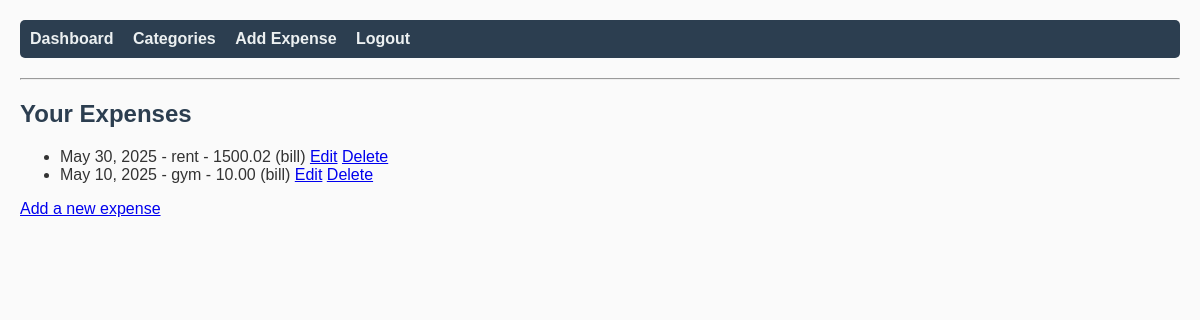
The app's page /expenses/ (signed in), older data.
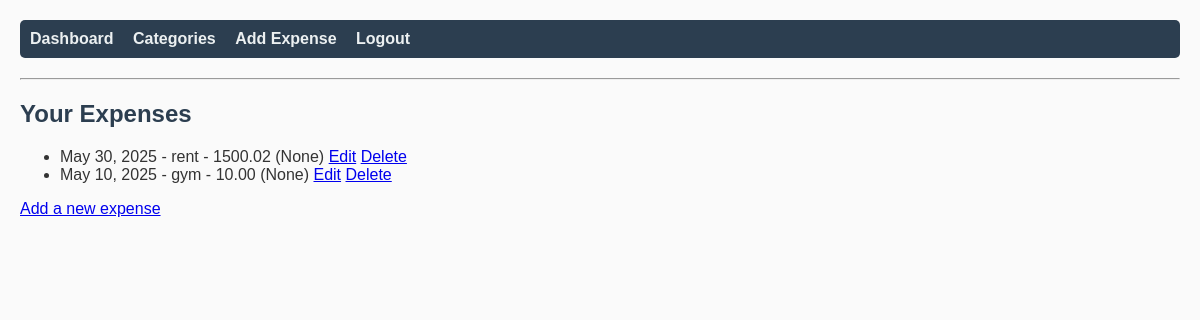
The same page, newer data.
### expenses/models.py (models this page shows, shortened)
class Expense(models.Model):
    description = models.CharField(max_length=100)
    date = models.DateField()
    amount = models.DecimalField(max_digits=10, decimal_places=2)
    user = models.ForeignKey(User, on_delete=models.CASCADE)
    category = models.ForeignKey('category', on_delete=models.SET_NULL, null=True, blank=True)

class Category(models.Model):
    user = models.ForeignKey(User, on_delete=models.CASCADE)
    category = models.CharField(max_length=20)
    def __str__(self):
        return f"{self.category}"

### expenses/views.py (the view)
# urls.py: path('', ExpenseListView.as_view(), name='expense-list'),
class ExpenseListView(LoginRequiredMixin, ListView):
    model = Expense
    template_name = 'expenses/expense_list.html'
    context_object_name = 'expenses'
    def get_queryset(self):
        return Expense.objects.filter(user=self.request.user).order_by('-date')

### expenses/templates/expenses/expense_list.html
{% extends 'base.html' %}
{% block content %}
    <h2>Your Expenses</h2>
    <ul>
        {% for expense in expenses %}
            <li>
                {{expense.date}} - {{expense.description}} - {{expense.amount}}  ({{expense.category}})
                <a href="{% url 'expense-update' expense.pk %}">Edit</a>
                <a href="{% url 'expense-delete' expense.pk %}">Delete</a>
            </li>
        {% empty %}
            <li>No expenses recorded</li>
        {% endfor %}
    </ul>
    <a href="{% url 'expense-create' %}">Add a new expense</a>
{% endblock %}

### expenses/templates/base.html (shortened to what this page needs)
<!DOCTYPE html>
<html lang="en">
<head>
    {% load static %}
    <link rel="stylesheet" href="{% static 'expenses/style.css' %}">
</head>
<body>
    <header>
        <nav>
            {% if user.is_authenticated %}
                <a href="{% url 'expense-list' %}">Dashboard</a>
                <a href="{% url 'category-list' %}">Categories</a>
                <a href="{% url 'expense-create' %}">Add Expense</a>
                <a href="{% url 'logout' %}">Logout</a>
            {% else %}
                <a href="{% url 'login' %}">Login</a>
                <a href="{% url 'register' %}">Register</a>
            {% endif %}
        </nav>
    </header>
    <hr>
    {% block content %}
    {% endblock %}
</body>
</html>

### expenses/static/expenses/style.css (style rules this page uses)
body { font-family: Arial, sans-serif; margin: 20px; background-color: #fafafa; color: #333; }
nav { background-color: #2c3e50; padding: 10px; margin-bottom: 20px; border-radius: 5px; }
nav a { color: #ecf0f1; margin-right: 15px; text-decoration: none; font-weight: bold; }
h1, h2 { color: #2c3e50; }

Row changes from the older to the newer data that the page shows:
changed Expense "May 30, 2025": category "bill" → "None"
changed Expense "May 10, 2025": category "bill" → "None"
